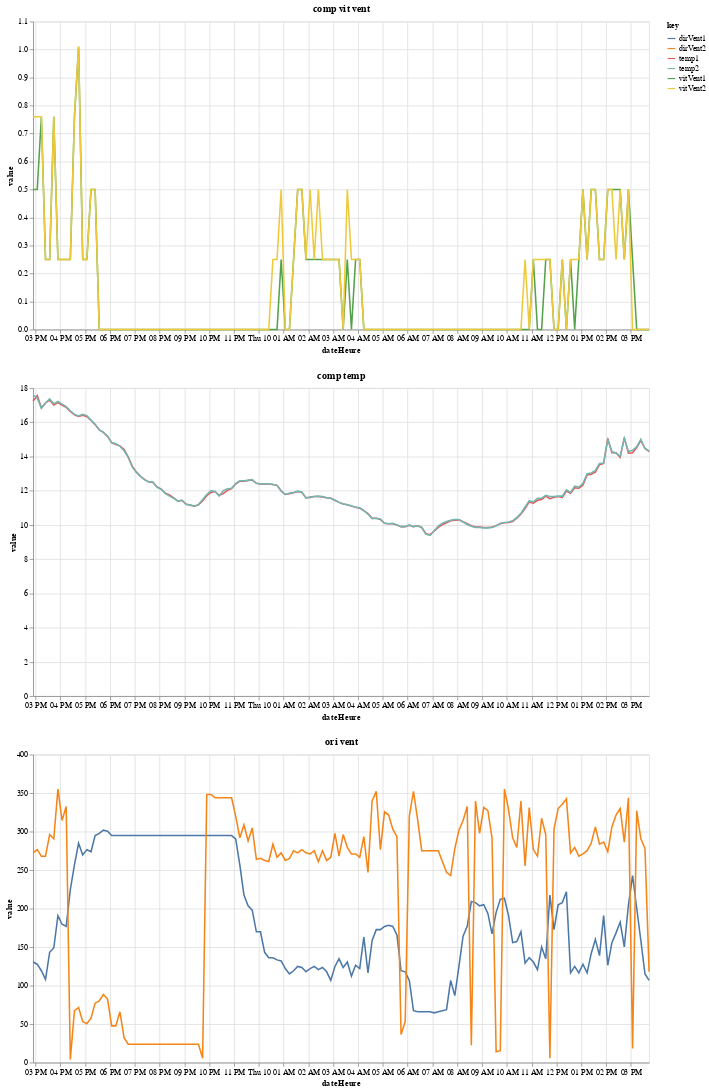

Source (notebook cell):
### Code cell
alt.vconcat(vent, temp, oriVent)

### Figure 1 — Vega-Lite specification as saved in the notebook (floating-point values rounded to 4 significant figures; data arrays with more than 128 entries replaced by an {"elided": "..."} marker saying what was removed)
{"config": {"view": {"continuousWidth": 400, "continuousHeight": 300}}, "vconcat": [{"mark": "line", "encoding": {"color": {"type": "nominal", "field": "key"}, "x": {"type": "temporal", "field": "dateHeure"}, "y": {"type": "quantitative", "field": "value"}}, "height": 400, "title": "comp vit vent", "transform": [{"fold": ["vitVent1", "vitVent2"]}], "width": 800}, {"mark": "line", "encoding": {"color": {"type": "nominal", "field": "key"}, "x": {"type": "temporal", "field": "dateHeure"}, "y": {"type": "quantitative", "field": "value"}}, "height": 400, "title": "comp temp", "transform": [{"fold": ["temp1", "temp2"]}], "width": 800}, {"mark": "line", "encoding": {"color": {"type": "nominal", "field": "key"}, "x": {"type": "temporal", "field": "dateHeure"}, "y": {"type": "quantitative", "field": "value"}}, "height": 400, "title": "ori vent", "transform": [{"fold": ["dirVent1", "dirVent2"]}], "width": 800}], "data": {"name": "data-70efbd6450520a2f399f97dcce4c6938"}, "$schema": "https://vega.github.io/schema/vega-lite/v4.8.1.json", "datasets": {"data-70efbd6450520a2f399f97dcce4c6938": {"elided": "150 records"}}}
